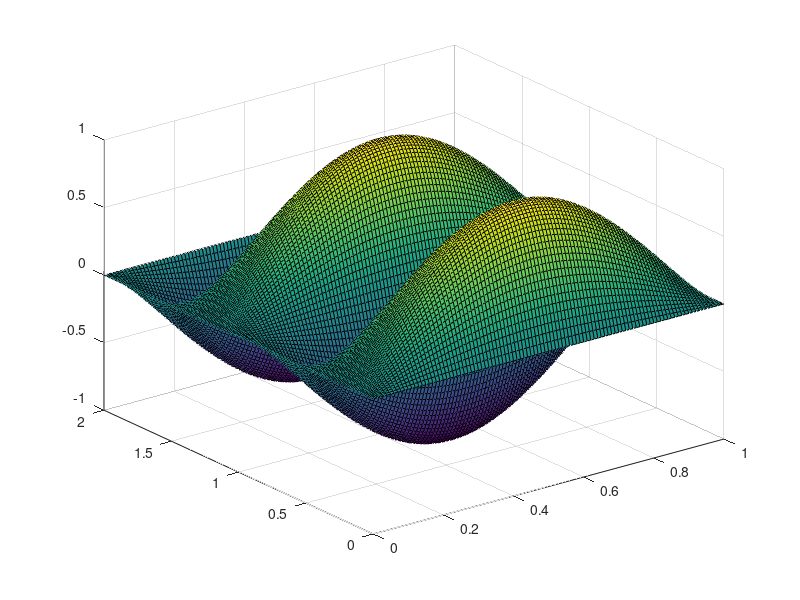

Here is the MATLAB script that generated this plot: (Note: this script raises an error after producing the figure.)
% Problem 3 demo
%% (a) Plot the solution
clear all;
close all;
clc;

dt = 1e-2;
t = 0:dt:2;
dx = 1e-2;
x = 0:dx:1;
[X,T] = meshgrid(x,t);
ue = sin(pi * X).*sin(2 * pi * T);
surf(X, T, ue)
colormap nicecolormap
shading interp
view([0 90])
set(gcf,'Color','w')
title('Exact solution')

%% (b) Solve the wave equation using the Leap-Frog scheme with h = 0.1,
%      k = h / c. Then plot the numerical solution and compare it with
%      the exact solution
clear all;
close all;
clc;

C = 2;  % a coefficient of the wave equation Utt = C^2 * Uxx.
T = 2;  % the right endpoint of the time interval; i.e., 0 <= t <= T.
h = 0.1;
k = h / C;
sigma = C * k / h;
x = h: h: 1 - h;
t = 0: k: T;
Nx = length(x);
Nk = T / k;
e = ones(Nx, 1);
A = spdiags([sigma^2 * e, 2 * (1 - sigma^2) * e, sigma^2 * e], -1:1,...
    Nx, Nx);
w = zeros(Nx, Nx);
w(:, 1) = zeros(Nx, 1); % initial condition
w(:, 2) = 0.5 * A * w(:, 1) + (k * 2 * pi * sin(pi * x))';
for kk = 3 : Nk
    w(:, kk) = A * w(:, kk - 1) - w(:, kk - 2);
end
w(:, end + 1) = zeros(Nx, 1); 

[X,T] = meshgrid(x, t);
surf(X, T, w');
colormap nicecolormap;
shading interp;
view([0 90]);
set(gcf,'Color','w');
title('Approximate solution with h = 0.1');

%% (c) Solve the wave equation numerically with h = 0.1, 0.01, and 0.001
%      and compute the error at x = 0.5 and t = 1.5.
format long e;
C = 2;
T = 2;
u = @(x, t) sin(pi * x) * sin(2 * pi * t);
h1 = h;
error1 = abs(w(0.5 * (Nx + 1), (1.5 / 2) * Nk) - u(0.5, 1.5));

h2 = 0.01;
k2 = h2 / C;
sigma = C * k2 / h2;
x = h2: h2: 1 - h2;
t = 0: k2: T;
Nx = length(x);
Nk = T / k2;
e = ones(Nx, 1);
A = spdiags([sigma^2 * e, 2 * (1 - sigma^2) * e, sigma^2 * e], -1:1,...
    Nx, Nx);
w = zeros(Nx, Nx);
w(:, 1) = zeros(Nx, 1); % initial condition
w(:, 2) = 0.5 * A * w(:, 1) + (k2 * 2 * pi * sin(pi * x))';
for kk = 3 : Nk
    w(:, kk) = A * w(:, kk - 1) - w(:, kk - 2);
end
w(:, end + 1) = zeros(Nx, 1);
error2 = abs(w(0.5 * (Nx + 1), (1.5 / 2) * Nk) - u(0.5, 1.5));

h3 = 0.001;
k3 = h3 / C;
sigma = C * k3 / h3;
x = h3: h3: 1 - h3;
t = 0: k3: T;
Nx = length(x);
Nk = T / k3;
e = ones(Nx, 1);
A = spdiags([sigma^2 * e, 2 * (1 - sigma^2) * e, sigma^2 * e], -1:1,...
    Nx, Nx);
w = zeros(Nx, Nx);
w(:, 1) = zeros(Nx, 1); % initial condition
w(:, 2) = 0.5 * A * w(:, 1) + (k2 * 2 * pi * sin(pi * x))';
for kk = 3 : Nk
    w(:, kk) = A * w(:, kk - 1) - w(:, kk - 2);
end
w(:, end + 1) = zeros(Nx, 1);
error3 = abs(w(0.5 * (Nx + 1), (1.5 / 2) * Nk) - u(0.5, 1.5));

display(error1);
display(error2);
display(error3);

hs = [h3, h2, h1];
errors = [error3, error2, error1];
loglog(hs, errors);
title('Error as a Function of h on a Logarithmic Scale');
xlabel('h');
ylabel('error');

leftSlope = (error2 - error3) / (h2 - h3);
rightSlope = (error1 - error2) / (h1 - h2);
display(leftSlope);
display(rightSlope);